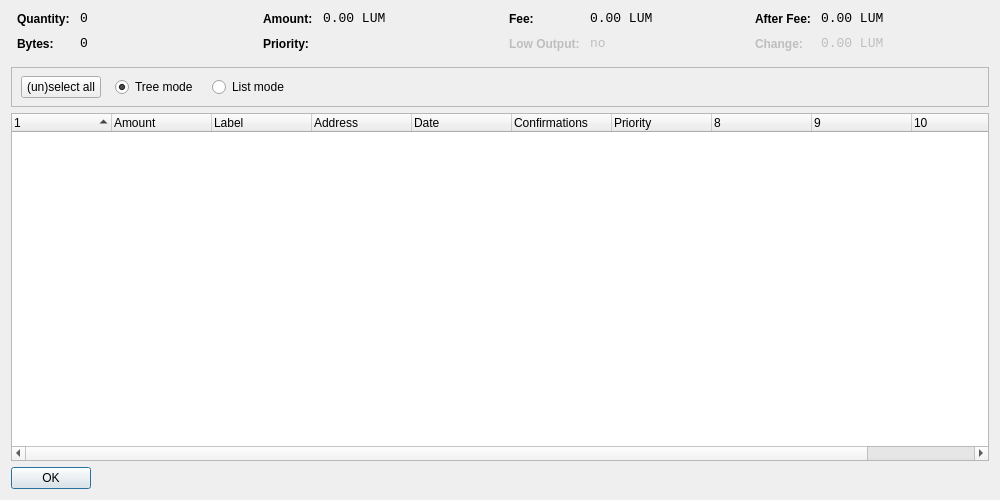
<?xml version="1.0" encoding="UTF-8"?>
<ui version="4.0">
 <class>CoinControlDialog</class>
 <widget class="QDialog" name="CoinControlDialog">
  <property name="geometry">
   <rect>
    <x>0</x>
    <y>0</y>
    <width>1000</width>
    <height>500</height>
   </rect>
  </property>
  <property name="windowTitle">
   <string>Coin Control</string>
  </property>
  <layout class="QVBoxLayout" name="verticalLayout">
   <item>
    <layout class="QHBoxLayout" name="horizontalLayoutTop" stretch="0,0,0,0">
     <property name="topMargin">
      <number>0</number>
     </property>
     <property name="bottomMargin">
      <number>10</number>
     </property>
     <item>
      <layout class="QFormLayout" name="formLayoutCoinControl1">
       <property name="horizontalSpacing">
        <number>10</number>
       </property>
       <property name="verticalSpacing">
        <number>10</number>
       </property>
       <property name="leftMargin">
        <number>6</number>
       </property>
       <property name="rightMargin">
        <number>6</number>
       </property>
       <item row="0" column="0">
        <widget class="QLabel" name="labelCoinControlQuantityText">
         <property name="styleSheet">
          <string notr="true">font-weight:bold;</string>
         </property>
         <property name="text">
          <string>Quantity:</string>
         </property>
        </widget>
       </item>
       <item row="0" column="1">
        <widget class="QLabel" name="labelCoinControlQuantity">
         <property name="font">
          <font>
           <family>Monospace</family>
           <pointsize>10</pointsize>
          </font>
         </property>
         <property name="cursor">
          <cursorShape>IBeamCursor</cursorShape>
         </property>
         <property name="contextMenuPolicy">
          <enum>Qt::ActionsContextMenu</enum>
         </property>
         <property name="text">
          <string notr="true">0</string>
         </property>
         <property name="textInteractionFlags">
          <set>Qt::LinksAccessibleByMouse|Qt::TextSelectableByKeyboard|Qt::TextSelectableByMouse</set>
         </property>
        </widget>
       </item>
       <item row="1" column="0">
        <widget class="QLabel" name="labelCoinControlBytesText">
         <property name="styleSheet">
          <string notr="true">font-weight:bold;</string>
         </property>
         <property name="text">
          <string>Bytes:</string>
         </property>
        </widget>
       </item>
       <item row="1" column="1">
        <widget class="QLabel" name="labelCoinControlBytes">
         <property name="font">
          <font>
           <family>Monospace</family>
           <pointsize>10</pointsize>
          </font>
         </property>
         <property name="cursor">
          <cursorShape>IBeamCursor</cursorShape>
         </property>
         <property name="contextMenuPolicy">
          <enum>Qt::ActionsContextMenu</enum>
         </property>
         <property name="text">
          <string notr="true">0</string>
         </property>
         <property name="textInteractionFlags">
          <set>Qt::LinksAccessibleByMouse|Qt::TextSelectableByKeyboard|Qt::TextSelectableByMouse</set>
         </property>
        </widget>
       </item>
      </layout>
     </item>
     <item>
      <layout class="QFormLayout" name="formLayoutCoinControl2">
       <property name="horizontalSpacing">
        <number>10</number>
       </property>
       <property name="verticalSpacing">
        <number>10</number>
       </property>
       <property name="leftMargin">
        <number>6</number>
       </property>
       <property name="rightMargin">
        <number>6</number>
       </property>
       <item row="0" column="0">
        <widget class="QLabel" name="labelCoinControlAmountText">
         <property name="styleSheet">
          <string notr="true">font-weight:bold;</string>
         </property>
         <property name="text">
          <string>Amount:</string>
         </property>
        </widget>
       </item>
       <item row="0" column="1">
        <widget class="QLabel" name="labelCoinControlAmount">
         <property name="font">
          <font>
           <family>Monospace</family>
           <pointsize>10</pointsize>
          </font>
         </property>
         <property name="cursor">
          <cursorShape>IBeamCursor</cursorShape>
         </property>
         <property name="contextMenuPolicy">
          <enum>Qt::ActionsContextMenu</enum>
         </property>
         <property name="text">
          <string notr="true">0.00 LUM</string>
         </property>
         <property name="textInteractionFlags">
          <set>Qt::LinksAccessibleByMouse|Qt::TextSelectableByKeyboard|Qt::TextSelectableByMouse</set>
         </property>
        </widget>
       </item>
       <item row="1" column="0">
        <widget class="QLabel" name="labelCoinControlPriorityText">
         <property name="styleSheet">
          <string notr="true">font-weight:bold;</string>
         </property>
         <property name="text">
          <string>Priority:</string>
         </property>
        </widget>
       </item>
       <item row="1" column="1">
        <widget class="QLabel" name="labelCoinControlPriority">
         <property name="font">
          <font>
           <family>Monospace</family>
           <pointsize>10</pointsize>
          </font>
         </property>
         <property name="cursor">
          <cursorShape>IBeamCursor</cursorShape>
         </property>
         <property name="contextMenuPolicy">
          <enum>Qt::ActionsContextMenu</enum>
         </property>
         <property name="text">
          <string/>
         </property>
         <property name="textInteractionFlags">
          <set>Qt::LinksAccessibleByMouse|Qt::TextSelectableByKeyboard|Qt::TextSelectableByMouse</set>
         </property>
        </widget>
       </item>
      </layout>
     </item>
     <item>
      <layout class="QFormLayout" name="formLayoutCoinControl3">
       <property name="horizontalSpacing">
        <number>10</number>
       </property>
       <property name="verticalSpacing">
        <number>10</number>
       </property>
       <property name="leftMargin">
        <number>6</number>
       </property>
       <property name="rightMargin">
        <number>6</number>
       </property>
       <item row="0" column="0">
        <widget class="QLabel" name="labelCoinControlFeeText">
         <property name="styleSheet">
          <string notr="true">font-weight:bold;</string>
         </property>
         <property name="text">
          <string>Fee:</string>
         </property>
        </widget>
       </item>
       <item row="0" column="1">
        <widget class="QLabel" name="labelCoinControlFee">
         <property name="font">
          <font>
           <family>Monospace</family>
           <pointsize>10</pointsize>
          </font>
         </property>
         <property name="cursor">
          <cursorShape>IBeamCursor</cursorShape>
         </property>
         <property name="contextMenuPolicy">
          <enum>Qt::ActionsContextMenu</enum>
         </property>
         <property name="text">
          <string notr="true">0.00 LUM</string>
         </property>
         <property name="textInteractionFlags">
          <set>Qt::LinksAccessibleByMouse|Qt::TextSelectableByKeyboard|Qt::TextSelectableByMouse</set>
         </property>
        </widget>
       </item>
       <item row="1" column="0">
        <widget class="QLabel" name="labelCoinControlLowOutputText">
         <property name="enabled">
          <bool>false</bool>
         </property>
         <property name="styleSheet">
          <string notr="true">font-weight:bold;</string>
         </property>
         <property name="text">
          <string>Low Output:</string>
         </property>
        </widget>
       </item>
       <item row="1" column="1">
        <widget class="QLabel" name="labelCoinControlLowOutput">
         <property name="enabled">
          <bool>false</bool>
         </property>
         <property name="font">
          <font>
           <family>Monospace</family>
           <pointsize>10</pointsize>
          </font>
         </property>
         <property name="cursor">
          <cursorShape>IBeamCursor</cursorShape>
         </property>
         <property name="contextMenuPolicy">
          <enum>Qt::ActionsContextMenu</enum>
         </property>
         <property name="text">
          <string notr="true">no</string>
         </property>
         <property name="textInteractionFlags">
          <set>Qt::LinksAccessibleByMouse|Qt::TextSelectableByKeyboard|Qt::TextSelectableByMouse</set>
         </property>
        </widget>
       </item>
      </layout>
     </item>
     <item>
      <layout class="QFormLayout" name="formLayoutCoinControl4">
       <property name="horizontalSpacing">
        <number>10</number>
       </property>
       <property name="verticalSpacing">
        <number>10</number>
       </property>
       <property name="leftMargin">
        <number>6</number>
       </property>
       <property name="rightMargin">
        <number>6</number>
       </property>
       <item row="0" column="0">
        <widget class="QLabel" name="labelCoinControlAfterFeeText">
         <property name="styleSheet">
          <string notr="true">font-weight:bold;</string>
         </property>
         <property name="text">
          <string>After Fee:</string>
         </property>
        </widget>
       </item>
       <item row="0" column="1">
        <widget class="QLabel" name="labelCoinControlAfterFee">
         <property name="font">
          <font>
           <family>Monospace</family>
           <pointsize>10</pointsize>
          </font>
         </property>
         <property name="cursor">
          <cursorShape>IBeamCursor</cursorShape>
         </property>
         <property name="contextMenuPolicy">
          <enum>Qt::ActionsContextMenu</enum>
         </property>
         <property name="text">
          <string notr="true">0.00 LUM</string>
         </property>
         <property name="textInteractionFlags">
          <set>Qt::LinksAccessibleByMouse|Qt::TextSelectableByKeyboard|Qt::TextSelectableByMouse</set>
         </property>
        </widget>
       </item>
       <item row="1" column="0">
        <widget class="QLabel" name="labelCoinControlChangeText">
         <property name="enabled">
          <bool>false</bool>
         </property>
         <property name="styleSheet">
          <string notr="true">font-weight:bold;</string>
         </property>
         <property name="text">
          <string>Change:</string>
         </property>
        </widget>
       </item>
       <item row="1" column="1">
        <widget class="QLabel" name="labelCoinControlChange">
         <property name="enabled">
          <bool>false</bool>
         </property>
         <property name="font">
          <font>
           <family>Monospace</family>
           <pointsize>10</pointsize>
          </font>
         </property>
         <property name="cursor">
          <cursorShape>IBeamCursor</cursorShape>
         </property>
         <property name="contextMenuPolicy">
          <enum>Qt::ActionsContextMenu</enum>
         </property>
         <property name="text">
          <string notr="true">0.00 LUM</string>
         </property>
         <property name="textInteractionFlags">
          <set>Qt::LinksAccessibleByMouse|Qt::TextSelectableByKeyboard|Qt::TextSelectableByMouse</set>
         </property>
        </widget>
       </item>
      </layout>
     </item>
    </layout>
   </item>
   <item>
    <widget class="QFrame" name="frame">
     <property name="minimumSize">
      <size>
       <width>0</width>
       <height>40</height>
      </size>
     </property>
     <property name="frameShape">
      <enum>QFrame::StyledPanel</enum>
     </property>
     <property name="frameShadow">
      <enum>QFrame::Sunken</enum>
     </property>
     <widget class="QWidget" name="horizontalLayoutWidget">
      <property name="geometry">
       <rect>
        <x>10</x>
        <y>0</y>
        <width>781</width>
        <height>41</height>
       </rect>
      </property>
      <layout class="QHBoxLayout" name="horizontalLayoutPanel" stretch="0,0,0,0,0">
       <property name="spacing">
        <number>14</number>
       </property>
       <item>
        <widget class="QPushButton" name="pushButtonSelectAll">
         <property name="sizePolicy">
          <sizepolicy hsizetype="Maximum" vsizetype="Fixed">
           <horstretch>0</horstretch>
           <verstretch>0</verstretch>
          </sizepolicy>
         </property>
         <property name="text">
          <string>(un)select all</string>
         </property>
        </widget>
       </item>
       <item>
        <widget class="QRadioButton" name="radioTreeMode">
         <property name="sizePolicy">
          <sizepolicy hsizetype="Maximum" vsizetype="Fixed">
           <horstretch>0</horstretch>
           <verstretch>0</verstretch>
          </sizepolicy>
         </property>
         <property name="text">
          <string>Tree mode</string>
         </property>
         <property name="checked">
          <bool>true</bool>
         </property>
        </widget>
       </item>
       <item>
        <widget class="QRadioButton" name="radioListMode">
         <property name="sizePolicy">
          <sizepolicy hsizetype="Maximum" vsizetype="Fixed">
           <horstretch>0</horstretch>
           <verstretch>0</verstretch>
          </sizepolicy>
         </property>
         <property name="text">
          <string>List mode</string>
         </property>
        </widget>
       </item>
       <item>
        <spacer name="horizontalSpacer">
         <property name="orientation">
          <enum>Qt::Horizontal</enum>
         </property>
         <property name="sizeHint" stdset="0">
          <size>
           <width>40</width>
           <height>20</height>
          </size>
         </property>
        </spacer>
       </item>
      </layout>
     </widget>
    </widget>
   </item>
   <item>
    <widget class="CoinControlTreeWidget" name="treeWidget">
     <property name="contextMenuPolicy">
      <enum>Qt::CustomContextMenu</enum>
     </property>
     <property name="sortingEnabled">
      <bool>false</bool>
     </property>
     <property name="columnCount">
      <number>11</number>
     </property>
     <attribute name="headerShowSortIndicator" stdset="0">
      <bool>true</bool>
     </attribute>
     <attribute name="headerStretchLastSection">
      <bool>false</bool>
     </attribute>
     <column>
      <property name="text">
       <string/>
      </property>
     </column>
     <column>
      <property name="text">
       <string>Amount</string>
      </property>
     </column>
     <column>
      <property name="text">
       <string>Label</string>
      </property>
     </column>
     <column>
      <property name="text">
       <string>Address</string>
      </property>
     </column>
     <column>
      <property name="text">
       <string>Date</string>
      </property>
     </column>
     <column>
      <property name="text">
       <string>Confirmations</string>
      </property>
      <property name="toolTip">
       <string>Confirmed</string>
      </property>
     </column>
     <column>
      <property name="text">
       <string>Priority</string>
      </property>
     </column>
     <column>
      <property name="text">
       <string/>
      </property>
     </column>
     <column>
      <property name="text">
       <string/>
      </property>
     </column>
     <column>
      <property name="text">
       <string/>
      </property>
     </column>
     <column>
      <property name="text">
       <string/>
      </property>
     </column>
    </widget>
   </item>
   <item>
    <widget class="QDialogButtonBox" name="buttonBox">
     <property name="sizePolicy">
      <sizepolicy hsizetype="Maximum" vsizetype="Fixed">
       <horstretch>0</horstretch>
       <verstretch>0</verstretch>
      </sizepolicy>
     </property>
     <property name="orientation">
      <enum>Qt::Horizontal</enum>
     </property>
     <property name="standardButtons">
      <set>QDialogButtonBox::Ok</set>
     </property>
    </widget>
   </item>
  </layout>
 </widget>
 <customwidgets>
  <customwidget>
   <class>CoinControlTreeWidget</class>
   <extends>QTreeWidget</extends>
   <header>coincontroltreewidget.h</header>
  </customwidget>
 </customwidgets>
 <resources/>
 <connections/>
</ui>
